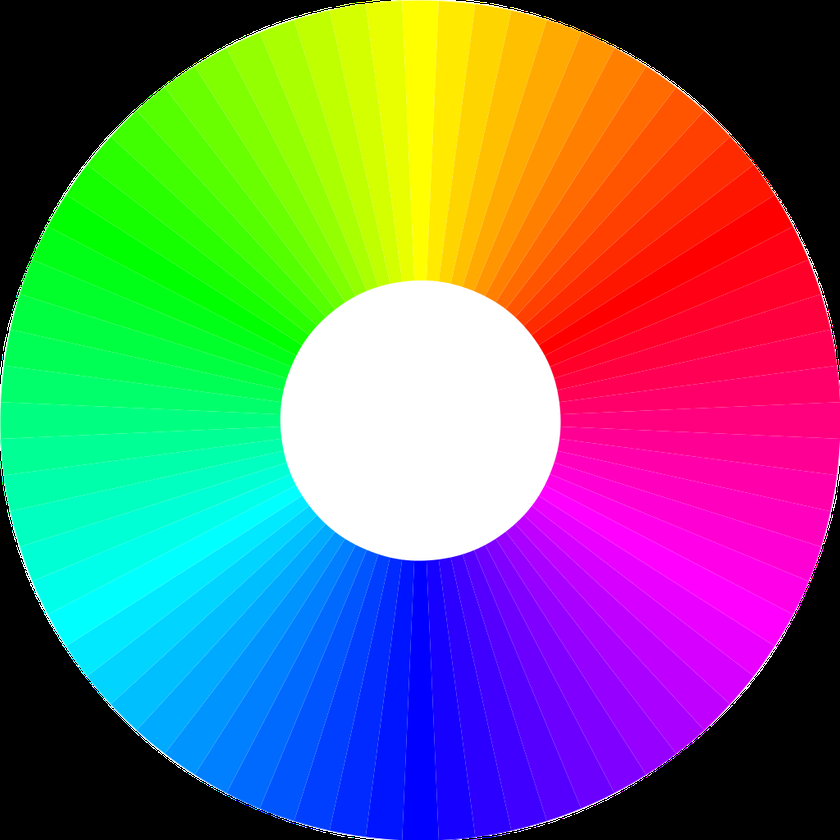
#> input picture PythonForStm/RGB.png, 840 x 840 px, shrunk from 1024 x 1024 before the run
$ python test2.py
#> lines starting #> are read from the running program, lines starting #| are printed output that depends on the picture
import cv2
import numpy as np
from matplotlib import pyplot as plt

bgr_img = cv2.imread('RGB.png') # read as it is
#> bgr_img is the input picture: shape (840, 840, 3); mean B, G, R 113.3, 113.4, 113.4

if bgr_img.shape[-1] == 3:           # color image
    b,g,r = cv2.split(bgr_img)       # get b,g,r
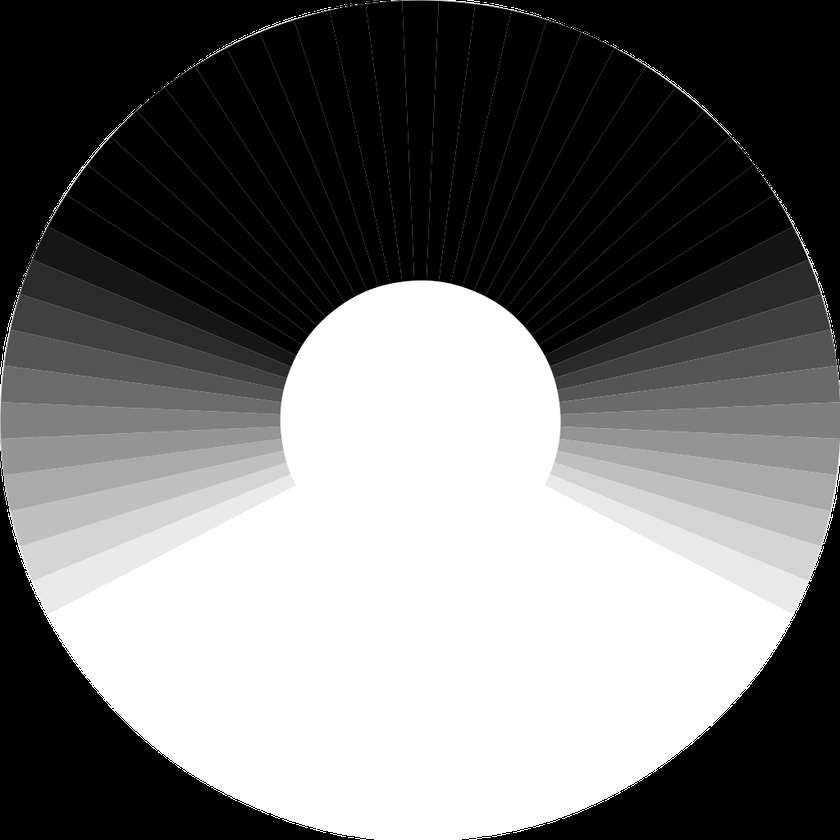
#> b: shape (840, 840); min 0, max 255, mean 113.3
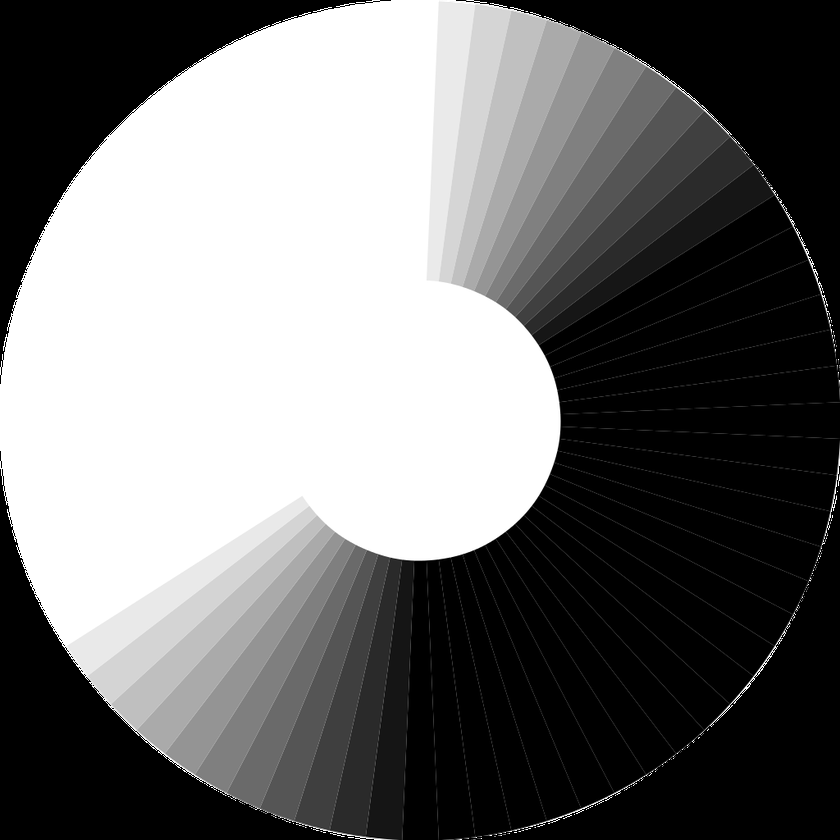
#> g: shape (840, 840); min 0, max 255, mean 113.4
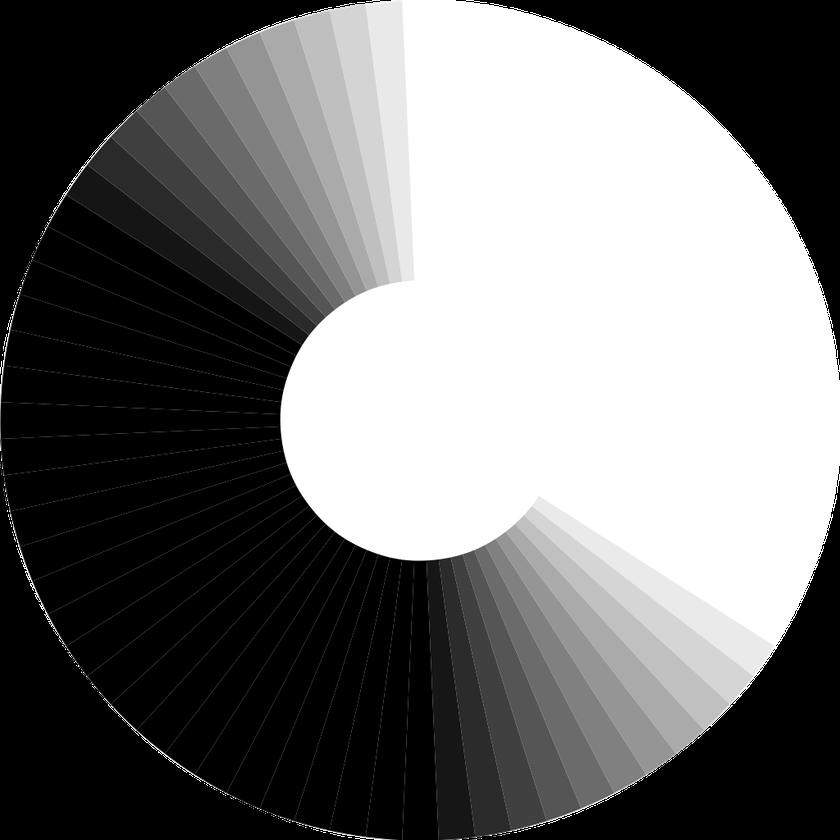
#> r: shape (840, 840); min 0, max 255, mean 113.4
    rgb_img = cv2.merge([r,g,b])     # switch it to rgb
    gray_img = cv2.cvtColor(bgr_img, cv2.COLOR_BGR2HSV)
#> gray_img: shape (840, 840, 3); mean H, S, V 62.7, 177.4, 202
else:
    gray_img = bgr_img

img = cv2.medianBlur(gray_img, 5)
#> img: shape (840, 840, 3); mean H, S, V 62.7, 178.4, 202.1
cimg = cv2.cvtColor(img,cv2.COLOR_HSV2BGR)

#> (the run stopped early here; a loop or call above may not have finished)
